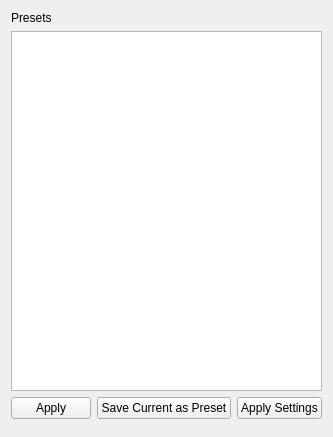
	   <widget class="QWidget" name="preset_tab">
        <attribute name="title">
         <string>Presets</string>
        </attribute>
        <layout class="QVBoxLayout" name="presetsWidgetsLayout_1">
         <item>
          <widget class="QLabel" name="labelp">
           <property name="text">
            <string>Presets</string>
           </property>
          </widget>
         </item>
		 <item>
          <layout class="QVBoxLayout" name="presetsWidgetsLayout">
		   <item>
            <widget class="QListWidget" name="presetsList">
			 <property name="sortingEnabled">
			  <bool>true</bool>
			 </property>
			 <property name="minimumSize">
			  <size>
			   <width>0</width>
			   <height>360</height>
			  </size>
			 </property>
			 <property name="maximumSize">
              <size>
               <width>16777215</width>
               <height>460</height>
              </size>
             </property>
            </widget>
           </item>
           <item>
            <layout class="QHBoxLayout" name="presetsButtonsLayout">
             <item>
              <widget class="QPushButton" name="applyPresetButton">
               <property name="text">
                <string>Apply</string>
               </property>
              </widget>
             </item>
             <item>
              <widget class="QPushButton" name="savePresetButton">
               <property name="text">
                <string>Save Current as Preset</string>
               </property>
              </widget>
             </item>
             <item>
              <widget class="QPushButton" name="controlPresetButton">
                <property name="text">
                 <string>Apply Settings</string>
                </property>
			   <property name="checkable">
                 <bool>true</bool>
                </property>
              </widget>
             </item>
            </layout>
           </item>
		  </layout>
         </item>
		 <item>
          <spacer name="verticalSpacerpresets">
           <property name="orientation">
            <enum>Qt::Vertical</enum>
           </property>
           <property name="sizeType">
            <enum>QSizePolicy::Expanding</enum>
           </property>
          </spacer>
         </item>
        </layout>
       </widget>
